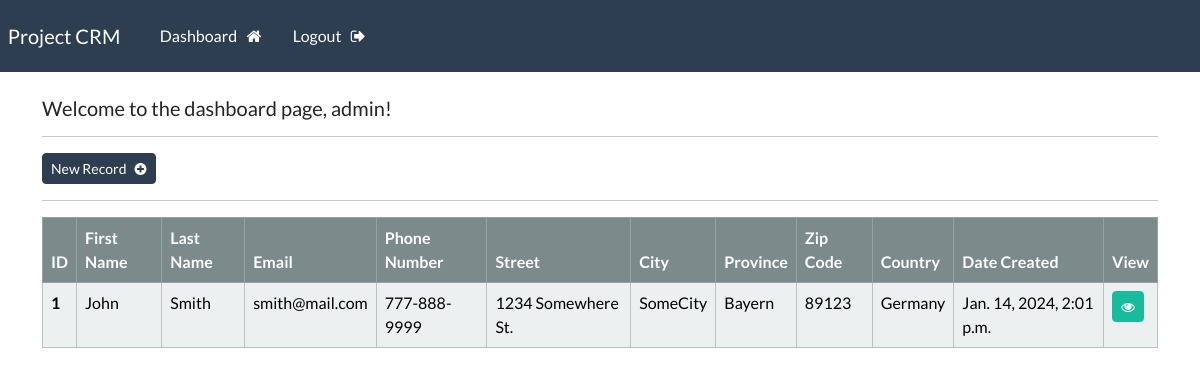
/dashboard/ (signed in), run on an earlier commit of the app's database.
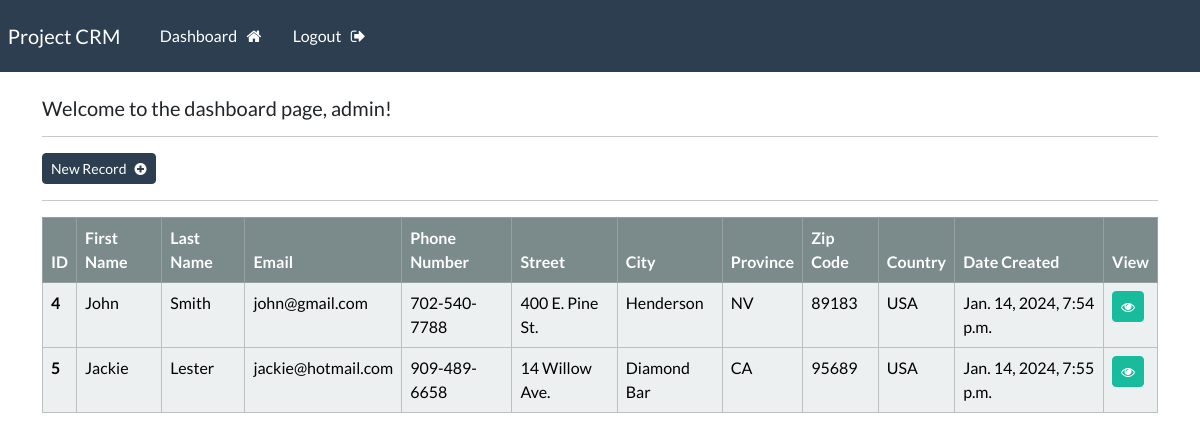
And on a later commit of the database.
### webapp/models.py (models this page shows, shortened)
class Record(models.Model):
    creation_date = models.DateTimeField(auto_now_add=True)
    first_name = models.CharField(max_length=100)
    last_name = models.CharField(max_length=100)
    email_address = models.EmailField(max_length=255)
    phone_number = models.CharField(max_length=20)
    address = models.CharField(max_length=255)
    city = models.CharField(max_length=100)
    province = models.CharField(max_length=100)
    postal_code = models.CharField(max_length=10)
    country = models.CharField(max_length=100)

### webapp/views.py (the view)
# urls.py: path("dashboard/", views.dashboard, name="dashboard"), # - CRUD starts here
@login_required(login_url="login")
def dashboard(request):
    records = Record.objects.all()
    context = {"records": records}
    return render(request, "webapp/dashboard.html", context=context)

### webapp/templates/webapp/dashboard.html
{% extends "webapp/base.html" %}
{% block content %}
    <h5>Welcome to the dashboard page, {{ user }}!</h5>
    <hr>
    <a class="btn btn-primary btn-sm" href="{% url 'create-record' %}">New Record &nbsp; <i class="fa fa-plus-circle" aria-hidden="true"></i></a>
    <hr>
    <table class="table table-light table-hover table-bordered">
        <thead class="table-dark">
            <tr>
                <th scope="col">ID</th>
                <th scope="col">First Name</th>
                <th scope="col">Last Name</th>
                <th scope="col">Email</th>
                <th scope="col">Phone Number</th>
                <th scope="col">Street</th>
                <th scope="col">City</th>
                <th scope="col">Province</th>
                <th scope="col">Zip Code</th>
                <th scope="col">Country</th>
                <th scope="col">Date Created</th>
                <th scope="col">View</th>
            </tr>
        </thead>
        <tbody>
            {% if records %}
                {% for record in records %}
                <tr>
                    <th scope="row">{{ record.id }}</th>
                    <td>{{ record.first_name }}</td>
                    <td>{{ record.last_name }}</td>
                    <td>{{ record.email_address }}</td>
                    <td>{{ record.phone_number }}</td>
                    <td>{{ record.address }}</td>
                    <td>{{ record.city }}</td>
                    <td>{{ record.province }}</td>
                    <td>{{ record.postal_code }}</td>
                    <td>{{ record.country }}</td>
                    <td>{{ record.creation_date }}</td>
                    <td><a class="btn btn-success btn-sm" href="{% url 'record' record.id %}"><i class="fa fa-eye" aria-hidden="true"></i></a></td>
                </tr>
                {% endfor %}
            {% endif %}
        </tbody>
    </table>
{% endblock %}

What changed in the data, as far as the page shows it:
removed Record: id "1", first_name "John", last_name "Smith", email_address "smith@mail.com", phone_number "777-888-9999", address "1234 Somewhere St.", city "SomeCity", province "Bayern", postal_code "89123", country "Germany", creation_date "Jan. 14, 2024, 2:01 p.m."
added Record: id "4", first_name "John", last_name "Smith", email_address "john@gmail.com", phone_number "702-540-7788", address "400 E. Pine St.", city "Henderson", province "NV", postal_code "89183", country "USA", creation_date "Jan. 14, 2024, 7:54 p.m."
added Record: id "5", first_name "Jackie", last_name "Lester", email_address "jackie@hotmail.com", phone_number "909-489-6658", address "14 Willow Ave.", city "Diamond Bar", province "CA", postal_code "95689", country "USA", creation_date "Jan. 14, 2024, 7:55 p.m."
